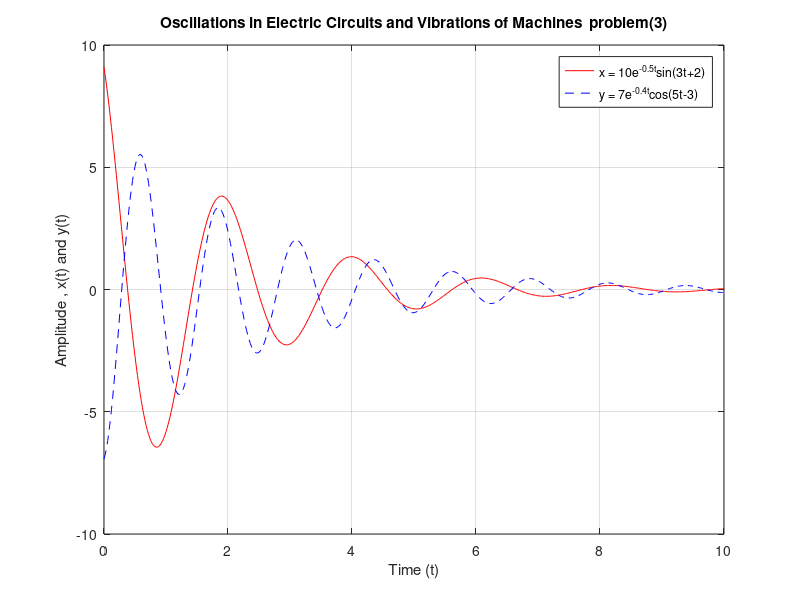

Here is the MATLAB script that generated this plot:
%%preb worksheet%%
clc;clear;close all

%%relations and variabels%%
t = 0:0.02:10 ; % Time from 0 to 10 seconds with step 0.02
x = 10 * exp(-0.5*t) .* sin(3*t+2);
y = 7 * exp(-0.4*t) .* cos(5*t-3);

%%plotting%%
plot(t , x , '-r') % Plot x(t) in red solid line
hold on
plot(t , y , '--b') % Plot y(t) in blue dashed line

% Add labels, legend, and title
xlabel('Time (t)');
ylabel('Amplitude , x(t) and y(t)');
legend('x = 10e^{-0.5t}sin(3t+2)' , ...
    'y = 7e^{-0.4t}cos(5t-3)');
title('Oscillations in Electric Circuits and Vibrations of Machines _ problem(3)')
grid on